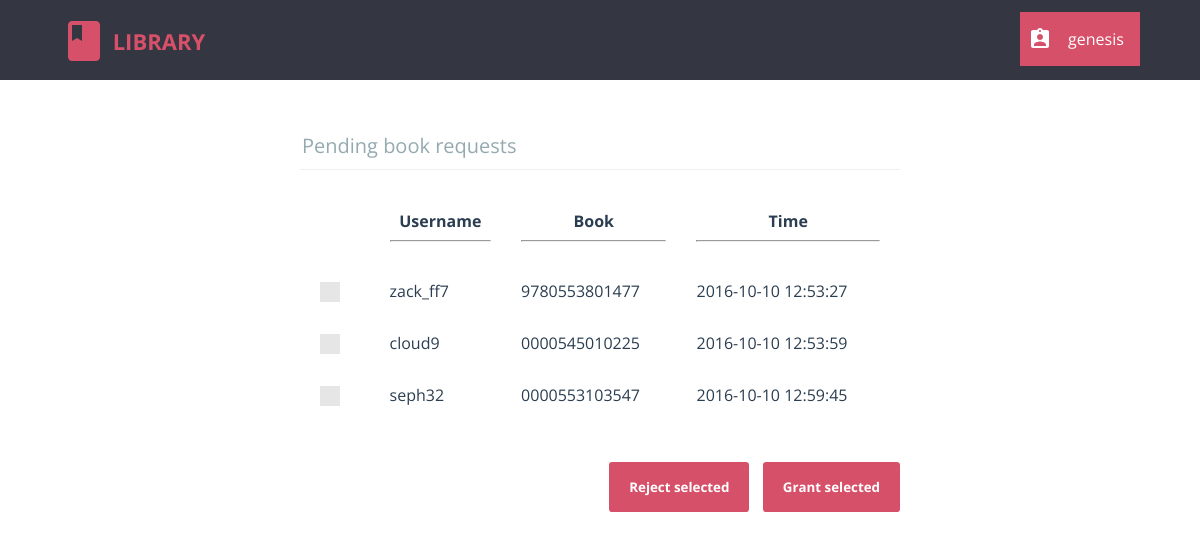
Screenshot of /librarian/pending_book_requests.php (signed in) with the database file from the repository.
### tables this page shows
CREATE TABLE `pending_book_requests` (
  `request_id` int(11) NOT NULL,
  `member` varchar(20) NOT NULL,
  `book_isbn` varchar(13) NOT NULL,
  `time` timestamp NOT NULL DEFAULT CURRENT_TIMESTAMP
);

### src/librarian/pending_book_requests.php (the view, shortened to what this page needs)
<?php
	require "../db_connect.php";
	require "header_librarian.php";
?>
<html>
	<head>
		<link rel="stylesheet" type="text/css" href="../css/global_styles.css">
		<link rel="stylesheet" type="text/css" href="../css/custom_checkbox_style.css">
		<link rel="stylesheet" type="text/css" href="css/pending_book_requests_style.css">
	</head>
	<body>
		<?php
			$query = $con->prepare("SELECT * FROM pending_book_requests;");
			$query->execute();
			$result = $query->get_result();;
			$rows = mysqli_num_rows($result);
			if($rows == 0)
				echo "<h2 align='center'>No requests pending</h2>";
			else
			{
				echo "<form class='cd-form' method='POST' action='#'>";
				echo "<legend>Pending book requests</legend>";
				echo "<table width='100%' cellpadding=10 cellspacing=10>
						<tr>
							<th></th>
							<th>Username<hr></th>
							<th>Book<hr></th>
							<th>Time<hr></th>
						</tr>";
				for($i=0; $i<$rows; $i++)
				{
					$row = mysqli_fetch_array($result);
					echo "<tr>";
					echo "<td>
							<label class='control control--checkbox'>
								<input type='checkbox' name='cb_".$i."' value='".$row[0]."' />
								<div class='control__indicator'></div>
							</label>
						</td>";
					for($j=1; $j<4; $j++)
						echo "<td>".$row[$j]."</td>";
					echo "</tr>";
				}
				echo "</table>";
				echo "<br /><br /><div style='float: right;'>";
				echo "<input type='submit' value='Reject selected' name='l_reject' />&nbsp;&nbsp;&nbsp;&nbsp;";
				echo "<input type='submit' value='Grant selected' name='l_grant'/>";
				echo "</div>";
				echo "</form>";
			}

### src/librarian/css/header_librarian_style.css (style rules this page uses)
html * { -webkit-font-smoothing: antialiased; -moz-osx-font-smoothing: grayscale; }
*, *:after, *:before { -webkit-box-sizing: border-box; -moz-box-sizing: border-box; box-sizing: border-box; }
body { font-size: 100%; font-family: "Open Sans", sans-serif; background-color: white; margin: 0; }

### src/css/global_styles.css (style rules this page uses)
*, *::after, *::before { -webkit-box-sizing: border-box; -moz-box-sizing: border-box; box-sizing: border-box; }
html { font-size: 62.5%; }
body { font-size: 1.8rem; font-family: "Open Sans", sans-serif; color: #2b3e51; background-color: #ffffff; }

### src/css/custom_checkbox_style.css (style rules this page uses)
.control { font-size: 18px; position: relative; display: block; margin-bottom: 15px; padding-left: 30px; cursor: pointer; }
.control__indicator { position: absolute; top: -2px; left: 0; width: 20px; height: 20px; background: #e6e6e6; }
.control__indicator:after { position: absolute; display: none; content: ''; }
.control--checkbox .control__indicator:after { top: 4px; left: 8px; width: 5px; height: 10px; transform: rotate(45deg); border: solid #fff; border-width: 0 2px 2px 0; }

### src/librarian/css/pending_book_requests_style.css (style rules this page uses)
.cd-form { width: 90%; max-width: 600px; margin: 4em auto; font-size: 1.3rem; color: #94aab0; margin-bottom: 10px; display: block; }
.cd-form::after { clear: both; content: ""; display: table; }
.cd-form legend { padding-bottom: 10px; margin-bottom: 20px; font-size: 2rem; border-bottom: 1px solid #ecf0f1; }
.cd-form legend { display: block; width: 100%; -webkit-appearance: none; -moz-appearance: none; -ms-appearance: none; -o-appearance: none; appearance: none; }
.cd-form input[type="submit"] { border: none; background: #d75069; border-radius: .25em; padding: 16px 20px; color: #ffffff; font-weight: bold; font-family: "Open Sans", sans-serif; cursor: pointer; -webkit-font-smoothing: antialiased; -moz-osx-font-smoothing: grayscale; -webkit-appearance: none; -moz-appearance: none; -ms-appearance: none; -o-appearance: none; appearance: none; }

### rows the page displays
pending_book_requests: member "zack_ff7", book_isbn "9780553801477", time "2016-10-10 12:53:27"
pending_book_requests: member "cloud9", book_isbn "0000545010225", time "2016-10-10 12:53:59"
pending_book_requests: member "seph32", book_isbn "0000553103547", time "2016-10-10 12:59:45"

### other values shown
$_SESSION['username'] "genesis"
